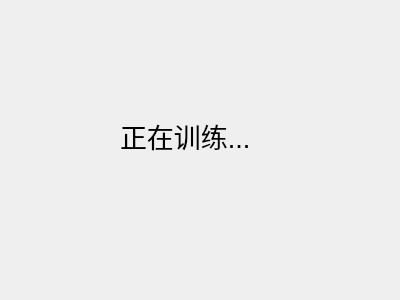
<?xml version="1.0" encoding="UTF-8"?>
<ui version="4.0">
 <class>Form</class>
 <widget class="QWidget" name="Form">
  <property name="geometry">
   <rect>
    <x>0</x>
    <y>0</y>
    <width>400</width>
    <height>300</height>
   </rect>
  </property>
  <property name="windowTitle">
   <string>Form</string>
  </property>
  <widget class="QLabel" name="label">
   <property name="enabled">
    <bool>true</bool>
   </property>
   <property name="geometry">
    <rect>
     <x>120</x>
     <y>100</y>
     <width>211</width>
     <height>71</height>
    </rect>
   </property>
   <property name="font">
    <font>
     <pointsize>20</pointsize>
    </font>
   </property>
   <property name="text">
    <string>正在训练...</string>
   </property>
  </widget>
 </widget>
 <resources/>
 <connections/>
</ui>
